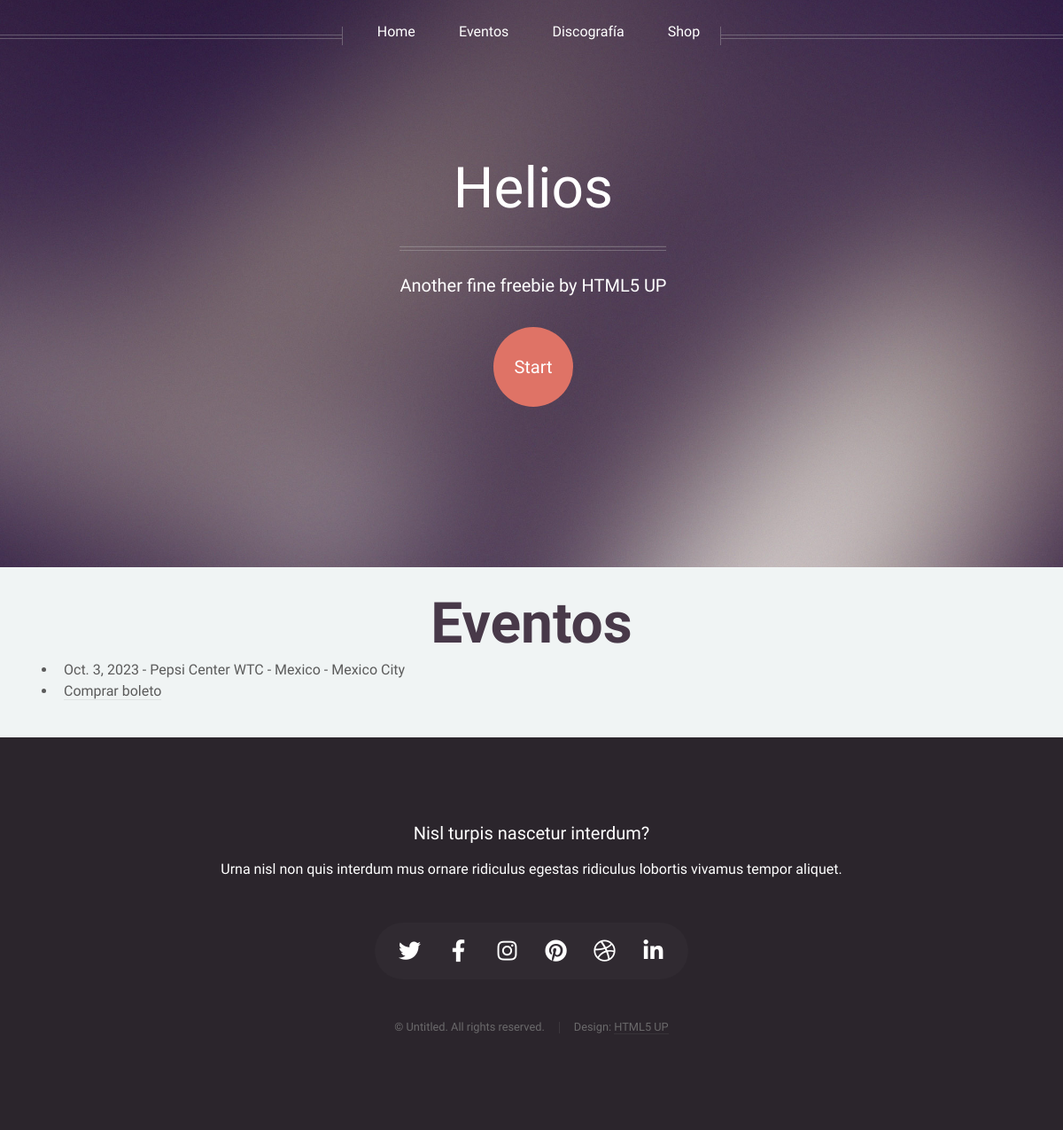
/websiteapp/lista_eventos/, run on an earlier commit of the app's database.
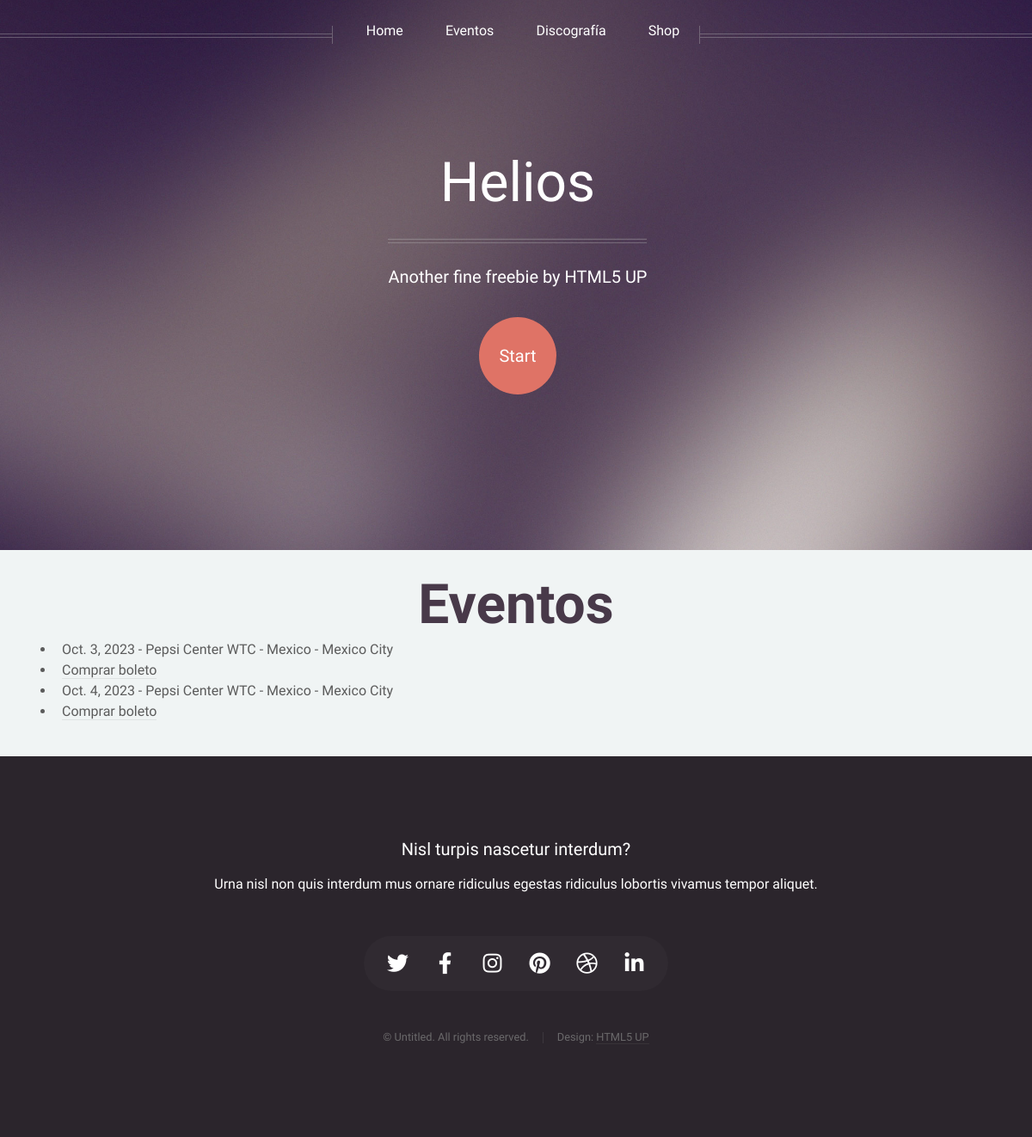
And on a later commit of the database.
### WebsiteApp/models.py (models this page shows)
class Evento(models.Model):
    fecha = models.DateField()
    lugar = models.CharField(max_length=100)
    pais = models.CharField(max_length=50)
    estado = models.CharField(max_length=50)
    boton_compra = models.URLField(blank=True)

### WebsiteApp/views.py (the view)
# urls.py: path('lista_eventos/',views.lista_eventos, name='lista_eventos'),
def lista_eventos(request):
    eventos = Evento.objects.all()  # pylint: disable=no-member
    return render(request, 'lista_eventos.html', {'eventos': eventos})

### WebsiteApp/templates/lista_eventos.html
{% extends 'padre.html' %}
{% block contenidoQueCambia %}
    <diV class="contenido">
        <h1 class="titulo">Eventos</h1>
        <ul>
            {% for evento in eventos %}
                <li>{{ evento.fecha }} - {{ evento.lugar }}  - {{ evento.pais }}  - {{ evento.estado }}</li>
                <li><a href="{{ evento.boton_compra }}" class="buttonCustom" target="_blank">Comprar boleto</a></li>
            {% endfor %}
        </ul>
    </diV>
{% endblock contenidoQueCambia %}

### WebsiteApp/templates/padre.html (shortened to what this page needs)
<!DOCTYPE HTML>
<html>
	<head>
		{% load static %}
		<link rel="stylesheet" href="{% static 'assets/css/main.css' %}" />
		<link rel="stylesheet" href="{% static 'assets/css/stiles.css' %}" />
	</head>
	<body class="homepage is-preload">
		<div id="page-wrapper">
				<div id="header">
						<div class="inner">
							<header>
								<h1><a href="index.html" id="logo">Helios</a></h1>
								<hr />
								<p>Another fine freebie by HTML5 UP</p>
							</header>
							<footer>
								<a href="#banner" class="button circled scrolly">Start</a>
							</footer>
						</div>
						<nav id="nav">
							<ul>
								<li><a href="/websiteapp/">Home</a></li>
								<li><a href="/websiteapp/lista_eventos">Eventos</a></li>
								<li><a href="/websiteapp/lista_disco">Discografía</a></li>
								<li><a href="/websiteapp/">Shop</a></li>
							</ul>
						</nav>
				</div>
            {% block contenidoQueCambia %}
            {% endblock contenidoQueCambia %}
				<div id="footer">
					<div class="container">
						<div class="row">
							<div class="col-12">
									<section class="contact">
										<header>
											<h3>Nisl turpis nascetur interdum?</h3>
										</header>
										<p>Urna nisl non quis interdum mus ornare ridiculus egestas ridiculus lobortis vivamus tempor aliquet.</p>
										<ul class="icons">
											<li><a href="#" class="icon brands fa-twitter"><span class="label">Twitter</span></a></li>
											<li><a href="#" class="icon brands fa-facebook-f"><span class="label">Facebook</span></a></li>
											<li><a href="#" class="icon brands fa-instagram"><span class="label">Instagram</span></a></li>
											<li><a href="#" class="icon brands fa-pinterest"><span class="label">Pinterest</span></a></li>
											<li><a href="#" class="icon brands fa-dribbble"><span class="label">Dribbble</span></a></li>
											<li><a href="#" class="icon brands fa-linkedin-in"><span class="label">Linkedin</span></a></li>
										</ul>
									</section>
									<div class="copyright">
										<ul class="menu">
											<li>&copy; Untitled. All rights reserved.</li><li>Design: <a href="http://html5up.net">HTML5 UP</a></li>
										</ul>
									</div>
							</div>
						</div>
					</div>
				</div>
		</div>
	</body>
</html>

### WebsiteApp/static/assets/css/stiles.css (style rules this page uses)
div.contenido { width: 100%; padding: 2% 4% 2% 4%; }
h1.titulo { font-size: 4rem; text-align: center; font-weight: 800; }

What changed in the data, as far as the page shows it:
added Evento: fecha "Oct. 4, 2023", lugar "Pepsi Center WTC", pais "Mexico", estado "Mexico City"
